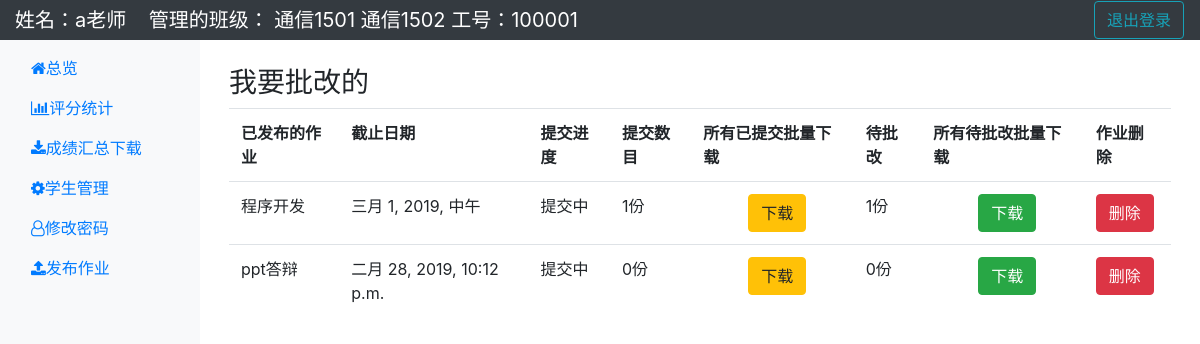
Page /t_profile/ (signed in) on the committed database.
### homework/models.py (models this page shows, shortened)
class Teacher(models.Model):
    teacher_id = models.CharField(max_length=10, null=False, blank=False, verbose_name="教师工号")  # 学号
    name = models.CharField(max_length=128, null=False, blank=False, verbose_name="教师姓名")  # 姓名
    password = models.CharField(max_length=256, null=False, blank=False, verbose_name="密码")  # 密码
    class Meta:
        verbose_name = verbose_name_plural = "教师"

class Classroom(models.Model):
    STATUS_ITEM = (
        (1, '可用'),
        (2, '过期'),
    )
    classroom = models.CharField(max_length=50, default="", verbose_name="班级")
    status = models.PositiveIntegerField(default=1, choices=STATUS_ITEM, verbose_name="状态")
    teacher = models.ManyToManyField('Teacher', verbose_name='所属管理的老师')
    owner = models.ForeignKey(User, verbose_name="创建人")
    created_time = models.DateTimeField(auto_now_add=True, verbose_name="创建时间")
    class Meta:
        verbose_name = verbose_name_plural = "班级"
    def __str__(self):
        return self.classroom

class Homework(models.Model):
    name = models.CharField(max_length=128, null=False, blank=False, verbose_name="作业名")  # 名称
    cutoff = models.DateTimeField(verbose_name="截止日期")  # 截止日期
    can_submit = models.BooleanField(default=True, verbose_name="允许提交")  # 是否允许提交
    owner = models.ForeignKey(Teacher, verbose_name="创建人")
    classroom = models.IntegerField(default=1, choices=classroom_choice(), verbose_name="所属班级")
    created_time = models.DateTimeField(auto_now_add=True, verbose_name="创建时间")
    class Meta:
        verbose_name = verbose_name_plural = "作业"

### homework/views.py (the view)
# urls.py: url(r'^t_profile/', views.teacher_profile, name="teacher_profile"),
def teacher_profile(request):
    if request.session.get('t_login', None):
        teacher_id = request.session.get("teacher_id", None)
        teacher = Teacher.objects.get(teacher_id=teacher_id)
        manage_classrooms = Classroom.objects.filter(teacher=teacher)
        homeworks = Homework.objects.filter(owner=teacher)
        homeworklist = homeworks.values()
        for h in homeworklist:
            h["mine"] = Submit.objects.filter(teacher=teacher, homework=h["id"]).count() # 分配给老师的作业数
            h["to_score"] = Submit.objects.filter(teacher=teacher, scored=False, homework=h["id"]).count()  # 未批改的作业数
            if h["cutoff"] < datetime.datetime.now():
                h["late"] = True
            now = datetime.datetime.now()
        if teacher.password == teacher_id:
            message = "密码与工号相同，请尽快修改密码！"
        return render(request,'teacher_profile.html', locals())
    return redirect("/teacher/")

### templates/teacher_profile.html (shortened to what this page needs)
<!DOCTYPE html>
<html lang="en">
<head>
    <link href="/static/bootstrap/css/bootstrap.css" rel="stylesheet">
    <link href="/static/bootstrap/css/bootstrap-grid.css" rel="stylesheet">
    <link href="/static/bootstrap-fileinput/css/fileinput.css" rel="stylesheet">
    <link href="//netdna.bootstrapcdn.com/font-awesome/4.7.0/css/font-awesome.min.css" rel="stylesheet">
    <link rel="stylesheet"
          href="https://cdnjs.cloudflare.com/ajax/libs/tempusdominus-bootstrap-4/5.0.1/css/tempusdominus-bootstrap-4.min.css"/>
</head>
<body>
<div>
    <nav class="navbar navbar-dark sticky-top bg-dark flex-md-nowrap p-0">
        <a class="navbar-brand col-md-auto mr-0" href="/t_profile/">
            姓名：{{ teacher.name }}&nbsp;&nbsp;&nbsp;
            管理的班级：
            {% if manage_classrooms %}
                {% for classroom in manage_classrooms %}
                    {{ classroom }}
                {% endfor %}
            {% else %}
                无
            {% endif %}
            工号：{{ teacher.teacher_id }}
            &nbsp;</a>
        <ul class="navbar-nav px-3">
            <li class="nav-item text-nowrap">
                <button type="button" class="btn btn-outline-info" onclick="location.href='/tlogout/'">退出登录</button
            </li>
        </ul>
    </nav>
    {% block body %}
    <div class="container-fluid">
        <div class="row">
            <div class="nav flex-column nav-pills col-sm-2 sidebar-sticky" id="v-pills-tab" role="tablist"
                 aria-orientation="vertical" style="background-color: #F8F9FA">
                <a class="nav-link" id="v-pills-home-tab" data-toggle="pill" href="/t_profile/" role="tab"
                   aria-controls="v-pills-home" aria-selected="true"><i
                        class="fa fa-home">总览</i></a>
                <a class="nav-link" id="v-pills-profile-tab" data-toggle="pill" href="/a_students/" role="tab"
                   aria-controls="v-pills-profile" aria-selected="false">
                    <i class="fa fa-bar-chart">评分统计</i></a>
                <a class="nav-link" id="v-pills-messages-tab" data-toggle="pill" href="/t_get_excel/" role="tab"
                   aria-controls="v-pills-messages" aria-selected="false">
                    <i class="fa fa-download">成绩汇总下载</i></a>
                <a class="nav-link" id="v-pills-settings-tab" data-toggle="pill" href="/s_manage/" role="tab"
                   aria-controls="v-pills-settings" aria-selected="false">
                    <i class="fa fa-cog">学生管理</i></a>
                <a class="nav-link" id="v-pills-settings-tab" data-toggle="pill" href="/t_cp/" role="tab"
                   aria-controls="v-pills-settings" aria-selected="false">
                    <i class="fa fa-user-o">修改密码</i></a>
                <a class="nav-link" id="v-pills-settings-tab" data-toggle="pill" href="/add_h/" role="tab"
                   aria-controls="v-pills-settings" aria-selected="false">
                    <i class="fa fa-upload">发布作业</i></a>
            </div>
            <main role="main" class="col-md-9 ml-sm-auto col-lg-10 pt-3 px-4">
                {% block content %}
                    <div style="padding-top:10px;padding-left:5px;padding-right:5px">
                        <h3 style="float:left;">我要批改的</h3>
                        <table class="table">
                            <tr>
                                <th>已发布的作业</th>
                                <th>截止日期</th>
                                <th>提交进度</th>
                                <th>提交数目</th>
                                <th>所有已提交批量下载</th>
                                <th>待批改</th>
                                <th>所有待批改批量下载</th>
                                <th>作业删除</th>
                            </tr>
                            {% for h in homeworklist %}
                                <tr>
                                    <td>{{ h.name }}</td>
                                    <td>{{ h.cutoff }}</td>
                                    {% if h.can_submit %}
                                        {% if h.late %}
                                            <td>可补交</td>
                                        {% else %}
                                            <td>提交中</td>
                                        {% endif %}
                                    {% else %}
                                        <td>已关闭</td>
                                    {% endif %}
                                    <td>{{ h.mine }}份</td>
                                    <td>
                                        <button type="button" onclick="location.href='/t-z/?homework_id={{ h.id }}'"
                                                class="btn  btn-warning bt-left">下载
                                        </button>
                                    </td>
                                    <td>{{ h.to_score }}份
                                    <td>
                                        <button type="button"
                                                onclick="location.href='/t-z/?to_score=true&homework_id={{ h.id }}'"
                                                class="btn  btn-success bt-left">下载
                                        </button>
                                    </td>
                                <td>
                                    <button type="button"
                                                onclick="homework_delete('{{ h.id }}')"
                                                class="btn  btn-danger">删除
                                        </button>
                                </td>
                                </tr>
                            {% endfor %}
                        </table>
                    </div>
                    </main>
                {% endblock %}
        </div>
    </div>
{% endblock %}
</div>
</body>
</html>

### templates/teacher_profile.html (style rules this page uses)
.sidebar-sticky { position: -webkit-sticky; position: sticky; height: calc(100vh - 48px); padding-top: .5rem; overflow-x: hidden; overflow-y: auto; }
.bt-left { margin-left: 45px; }

### rows in the picture
Teacher: name "a老师", teacher_id "100001"
Classroom: classroom "通信1501"
Classroom: classroom "通信1502"
Homework: name "程序开发", cutoff "三月 1, 2019, 中午", can_submit "提交中", mine "1", to_score "1"
Homework: name "ppt答辩", cutoff "二月 28, 2019, 10:12 p.m.", can_submit "提交中", mine "0", to_score "0"
